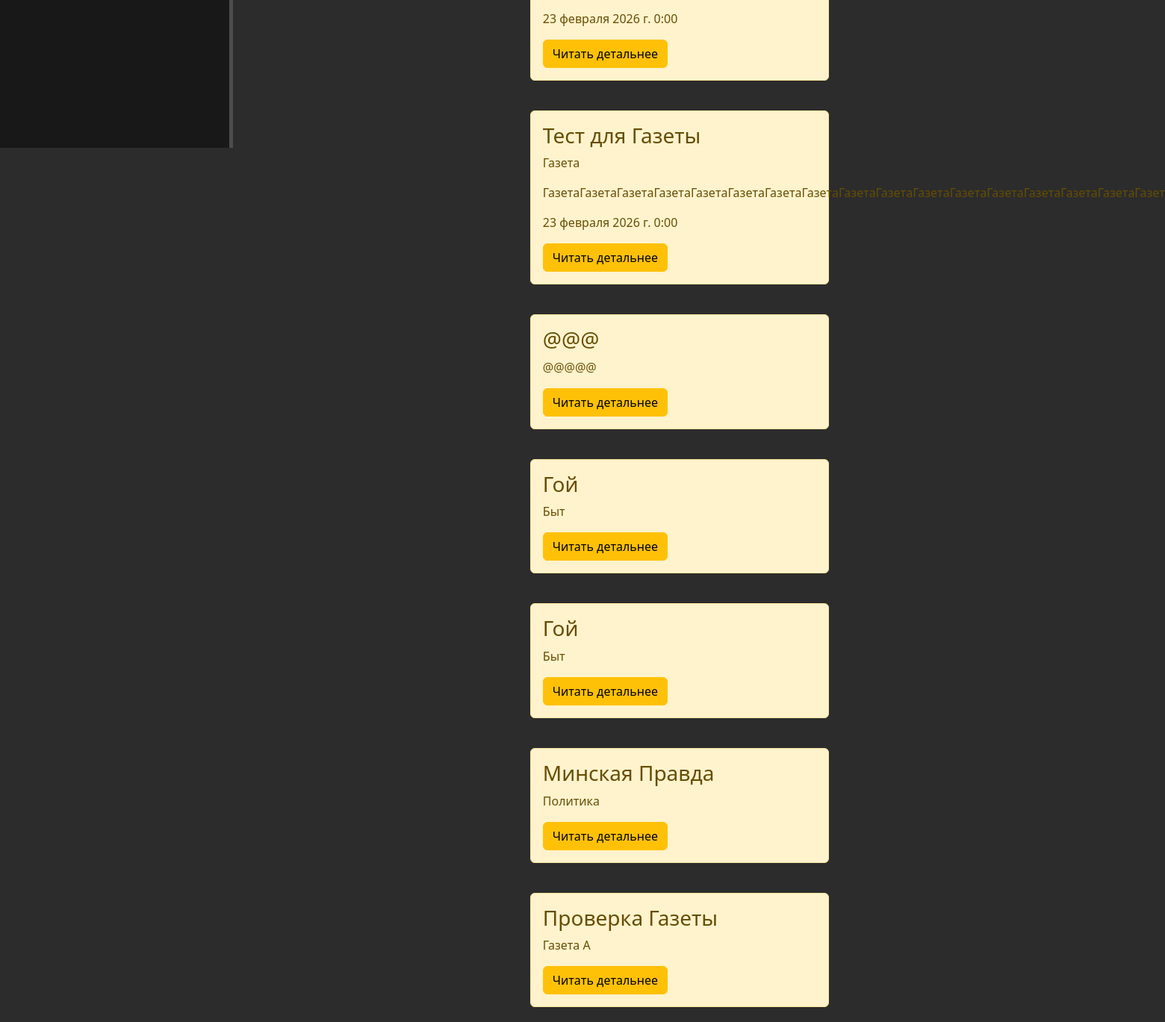
The page /news/ (lower part) on the database as committed earlier.
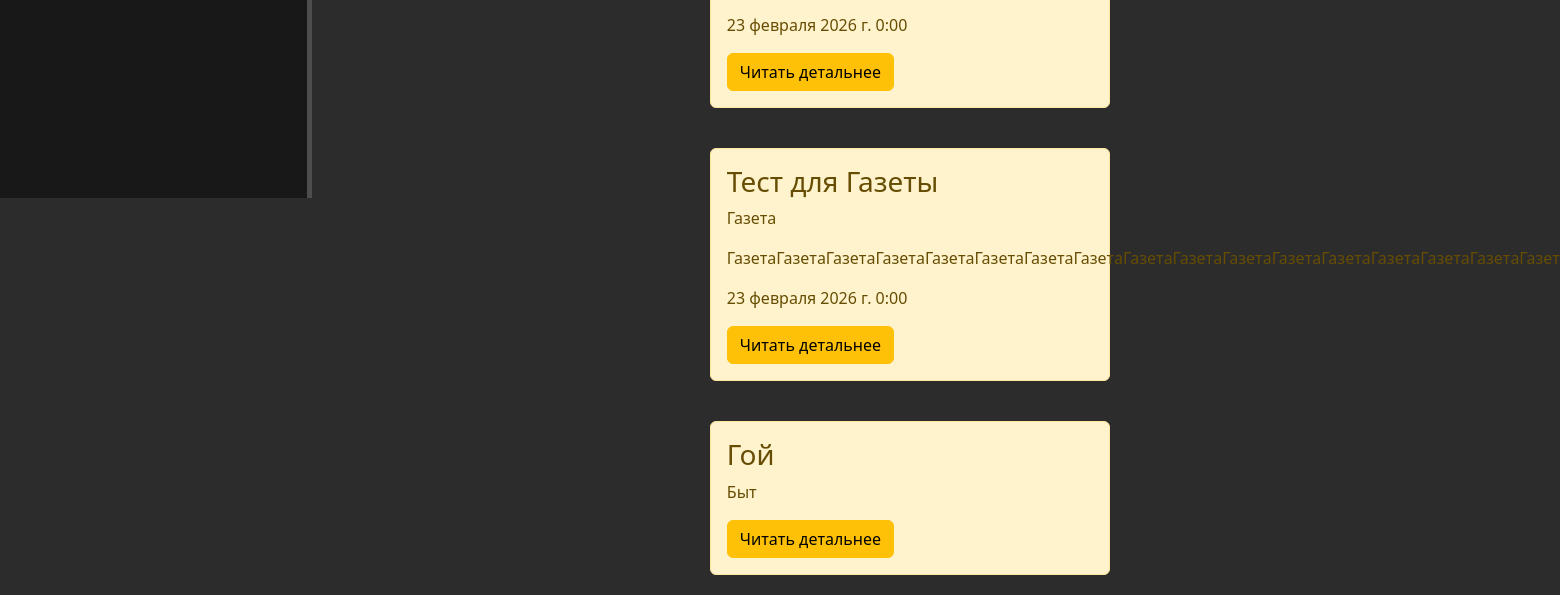
The same page on the database as committed later.
### news/models.py (models this page shows, shortened)
class Articles(models.Model):
    title = models.CharField('Название', max_length=50)
    anons = models.CharField('Анонс', max_length=250)
    full_text = models.TextField('Статья')
    date = models.DateTimeField('Дата публикации')
    class Meta:
        verbose_name = 'Новость'
        verbose_name_plural = 'Новости'

class Newspaper(models.Model):
    name = models.CharField('Название газеты',max_length=50)
    information = models.CharField('Информационная направленность',max_length=100)
    class Meta:
        verbose_name = 'Название'
        verbose_name_plural = 'Названия'

### news/views.py (the view)
# urls.py: path('',views.news_home,name="news_home"),
def news_home(request):
    news=Articles.objects.order_by('date')[:10]
    newspaper_news=Newspaper.objects.order_by('name')[:10]
    return render(request, 'news/news_home.html',{'news':news,'newspaper_news':newspaper_news})

### news/templates/news/news_home.html (shortened to what this page needs)
{% extends 'main/layout.html' %}
{% block content %}
    <div class="features">
        {% if news %}
        {% for el in news %}
            <div class="alert alert-warning">
                <h3>{{el.title}}</h3>
                <p>{{el.anons}}</p>
                <p>{{el.full_text}}</p>
                <p>{{el.date}}</p>
                <a href ="{% url 'news_detail' el.id %}" class="btn btn-warning">Читать детальнее</a>
            </div>
        {% endfor %}
        {% for el in newspaper_news %}
            <div class="alert alert-warning">
                <h3>{{el.name}}</h3>
                <p>{{el.information}}</p>
                <a href="{% url 'newspaper_detail' el.id %}"  class="btn btn-warning">Читать детальнее</a>
            </div>
        {% endfor %}
        {% else %}
            <p>Записей пока нет</p>
        {% endif %}
    </div>
{% endblock %}

Rows that differ between the two databases and show on the page:
removed Newspaper: name "@@@", information "@@@@@"
removed Newspaper: name "Гой", information "Быт"
removed Newspaper: name "Минская Правда", information "Политика"
removed Newspaper: name "Проверка Газеты", information "Газета А"
